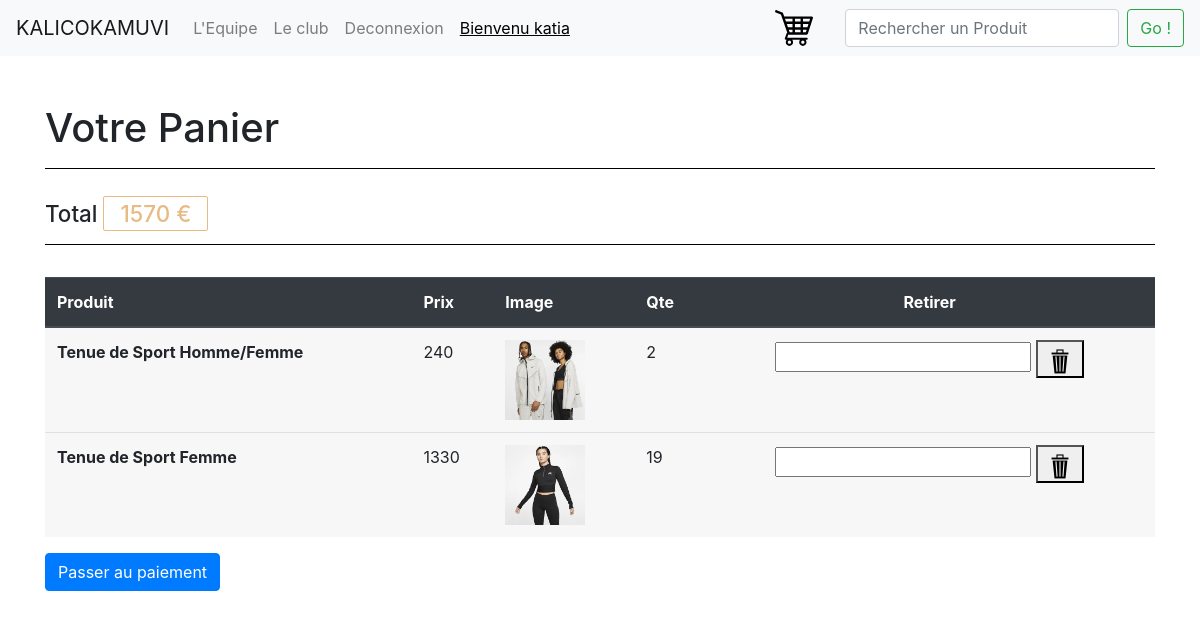
Page /panier.php (signed in) on the committed database.
### tables this page shows
CREATE TABLE IF NOT EXISTS `panier` (
  `id_panier` int(5) NOT NULL AUTO_INCREMENT,
  `panier_produit` int(11) NOT NULL,
  `panier_client` int(11) NOT NULL,
  `panier_total` decimal(9,2) DEFAULT NULL,
  `quantite_panier` int(11) DEFAULT NULL,
  PRIMARY KEY (`id_panier`),
  KEY `panier_client` (`panier_client`),
  KEY `panier_produit` (`panier_produit`)
);

CREATE TABLE IF NOT EXISTS `produit` (
  `id_produit` int(11) NOT NULL AUTO_INCREMENT,
  `id_categorie` int(11) DEFAULT NULL,
  `detail_produit` text,
  `prix` decimal(6,2) DEFAULT NULL,
  `img_produit` varchar(64) DEFAULT NULL,
  `titre_produit` varchar(50) DEFAULT NULL,
  PRIMARY KEY (`id_produit`),
  KEY `id_categorie` (`id_categorie`)
);

### panier.php (the view, shortened to what this page needs)
<!DOCTYPE html>
<html lang="en">
<head>
<?php
require("connexion.php");
if(isset($_SESSION['id_client']))
{
	$afpanier = $db->query('select * from panier p, produit pro,
	client cl where p.panier_produit = pro.id_produit and p.panier_client = '.$_SESSION['id_client'].' and cl.id_client ='.$_SESSION['id_client'].'');
	$onlyprice = $db->query('select * from panier p, produit pro,
	client cl where p.panier_produit = pro.id_produit and p.panier_client = '.$_SESSION['id_client'].' and cl.id_client ='.$_SESSION['id_client'].'');
			$total_price =0;
			while ($pr = $onlyprice ->fetch())
			{
			$total_price = $pr['prix'] * $pr['quantite_panier'] + $total_price;
			}
}
?>
    <link rel="stylesheet" type="text/css" href="css/bootstrap.css">
    <link rel="stylesheet" type="text/css" href="css/stylePanier.css">
</head>
<body>
<?php include("header.php"); ?>
    <?php
	if(isset($_SESSION['id_client']))
	{
		?>
		<section class="container-fluid">
        <div class="container">
            <h1 class="h1panier">Votre Panier</h1>
            <h2 class="h2panier">Total <span class="prixtotal"> <?=$total_price ?> €</span></h2>
            <table class="table">
              <thead class="thead-dark">
                <tr>
                  <th scope="col">Produit</th>
                  <th scope="col">Prix</th>
                  <th scope="col">Image</th>
                    <th scope="col">Qte</th>
                  <th scope="col" class="panier_centrer">Retirer</th>
                </tr>
              </thead>
              <tbody class="tbodypanier">
			<?php
			while ($pan= $afpanier ->fetch())
            {
			?>
			<tr>
                  <th scope="row"><?= $pan['titre_produit']?></th>
                  <td><?= $pan['prix'] * $pan['quantite_panier'] ?></td>
                  <td><img class="imgpanier" src="<?=$pan['img_produit']?> " ></td>
                  <td><?= $pan['quantite_panier']?></td>
                  <td class="panier_centrer">
                    <form method="GET" action="delete_panier.php">
						<input type ="number" name ="delpa">
                      <button type="submit"><img class="imgtrash" src="images/trash.png"></button>
                    </form>
                  </td>
                </tr>
				<?php
				      }
				?>
              </tbody>
            </table>
            <form action="paiement.php">
              <button class="btn btn-primary" type="submit">
                Passer au paiement
              </button>
            </form>
        </div>
    </section>
		<?php
	}
	?>
</body>
</html>

### css/stylePanier.css (style rules this page uses)
.imgpanier { max-width: 5rem; }
.tbodypanier { background-color: rgba(237, 238, 240, 0.465); }
.imgtrash { max-width: 2rem; }
.panier_centrer { text-align: center; }
.h1panier { margin-top: 3rem; padding-bottom: 1rem; border-bottom: 1px black solid; }
.h2panier { font-size: 1.4rem; margin: 2rem 0rem 2rem 0; padding-bottom: 1rem; border-bottom: 1px black solid; }
.h2panier span { font-size: 1.4rem; border: solid 1px #E7BB83; text-align: center; padding: 0.2rem 1rem 0.2rem 1rem; border-radius: 2px; color: #E7BB83; }

### rows in the picture
panier: produit.titre_produit "Tenue de Sport Homme/Femme", $pan['prix']*$pan['quantite_panier'] "240", produit.img_produit (picture), quantite_panier "2"
panier: produit.titre_produit "Tenue de Sport Femme", $pan['prix']*$pan['quantite_panier'] "1330", produit.img_produit (picture), quantite_panier "19"

### other values in the picture
$_SESSION['nom'] "katia"
$total_price "1570"
